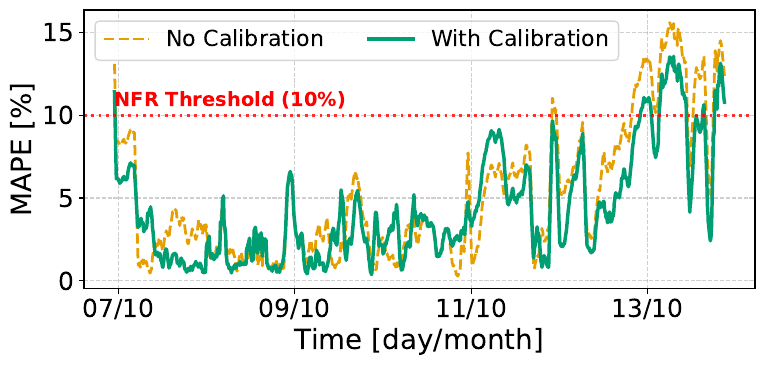

Source code (Python):
# %% [markdown]
# # Experiment 2: Calibration Lag Diagnosis (MAPE Only)
# This script "slides" the simulation data against the real world data to find the optimal time alignment.
# It outputs a single plot showing MAPE over time.

# %%
import pandas as pd
import numpy as np
import matplotlib.pyplot as plt
import matplotlib.dates as mdates

# --- CONFIGURATION ---
COLOR_PALETTE = ["#0072B2", "#E69F00", "#009E73"]
METRIC = "power_draw"
ROLLING_WINDOW = 12
plt.rcParams.update({'font.size': 18})


# %%
# --- 1. LOAD & BASIC ALIGN (Exp 1 Method) ---
def load_basic_aligned():
    print("Loading data...")
    path_nc = "../data/opendt_non_calibrated.parquet"
    path_c = "../data/opendt_calibrated.parquet"
    path_rw = "../data/real_world.parquet"

    # Load
    df_nc = pd.read_parquet(path_nc).groupby("timestamp")[METRIC].sum()
    df_c = pd.read_parquet(path_c).groupby("timestamp")[METRIC].sum()
    df_rw = pd.read_parquet(path_rw).groupby("timestamp")[METRIC].sum()

    # Downsample (Exp 1 Logic)
    # RW: 30s -> 5min (avg 10)
    df_rw = df_rw.groupby(np.arange(len(df_rw)) // 10).mean()
    # Sim: 2.5m -> 5min (avg 2)
    df_nc = df_nc.groupby(np.arange(len(df_nc)) // 2).mean()
    df_c = df_c.groupby(np.arange(len(df_c)) // 2).mean()

    # Trim to shortest common length
    min_len = min(len(df_nc), len(df_c), len(df_rw))
    df_nc = df_nc.iloc[:min_len]
    df_c = df_c.iloc[:min_len]
    df_rw = df_rw.iloc[:min_len]

    return df_nc, df_c, df_rw, min_len


df_nc, df_c, df_rw, min_len = load_basic_aligned()

# %%
# --- 2. THE LAG HUNTER ---
# We calculate MAPE for various shifts to see if moving the data fixes the error.
print("\n--- Hunting for Optimal Lag ---")
best_shift = 0
best_mape = 100.0
stats = []

# Search range: +/- 12 steps (approx +/- 1 hour)
shifts = range(-12, 13)

for shift in shifts:
    # Shift the CALIBRATED data
    sim_shifted = df_c.shift(shift).dropna()

    # Align Real World to the valid shifted range
    rw_aligned = df_rw.loc[sim_shifted.index]

    # Calc MAPE
    mask = rw_aligned != 0
    mape = np.mean(np.abs((rw_aligned[mask] - sim_shifted[mask]) / rw_aligned[mask])) * 100

    stats.append((shift, mape))
    if mape < best_mape:
        best_mape = mape
        best_shift = shift

print(f"Optimal Shift Found: {best_shift} steps")
print(f"Original MAPE (Shift 0): {[s[1] for s in stats if s[0] == 0][0]:.2f}%")
print(f"Best MAPE (Shift {best_shift}):    {best_mape:.2f}%")

# %%
# --- 3. APPLY BEST SHIFT & PLOT ---
# Apply the discovered shift to BOTH simulations
df_nc_shifted = df_nc.shift(best_shift)
df_c_shifted = df_c.shift(best_shift)

# Re-align index for plotting
start_time = pd.Timestamp("2022-10-06 22:00:00")
timestamps = pd.date_range(start=start_time, periods=min_len, freq="5min")

# Create Plotting DataFrame
plot_df = pd.DataFrame({
    "Real": df_rw.values,
    "NoCalib": df_nc_shifted.values,
    "Calib": df_c_shifted.values
}, index=timestamps).dropna()

# Recalculate Rolling MAPE on aligned data
ape_nc = np.abs((plot_df["Real"] - plot_df["NoCalib"]) / plot_df["Real"]) * 100
ape_c = np.abs((plot_df["Real"] - plot_df["Calib"]) / plot_df["Real"]) * 100

smooth_mape_nc = ape_nc.rolling(ROLLING_WINDOW).mean()
smooth_mape_c = ape_c.rolling(ROLLING_WINDOW).mean()

# --- PLOT (MAPE ONLY) ---
fig, ax = plt.subplots(figsize=(8, 4))

# Grid & Lines
ax.grid(True, linestyle='--', alpha=0.6)
ax.plot(smooth_mape_nc.index, smooth_mape_nc, label="No Calibration", color=COLOR_PALETTE[1], lw=2, linestyle="--")
ax.plot(smooth_mape_c.index, smooth_mape_c, label="With Calibration", color=COLOR_PALETTE[2], lw=2.5)

# NFR Threshold Line
ax.axhline(y=10, color='red', linestyle=':', linewidth=2, alpha=0.8)
if len(smooth_mape_nc.dropna()) > 0:
    ax.text(smooth_mape_nc.dropna().index[0], 10.5, "NFR Threshold (10%)", color='red', fontsize=14, fontweight='bold')

# Formatting
ax.set_ylabel("MAPE [%]", fontsize=20)
ax.set_xlabel("Time [day/month]", fontsize=20)
ax.legend(fontsize=16, loc="upper left", ncol=2)

# Date Formatting
ax.xaxis.set_major_formatter(mdates.DateFormatter('%d/%m'))
ax.xaxis.set_major_locator(mdates.DayLocator(interval=2))

plt.tight_layout()
plt.savefig("exp_2_plot_mape_over_time.pdf", format="pdf", bbox_inches="tight")
plt.show()